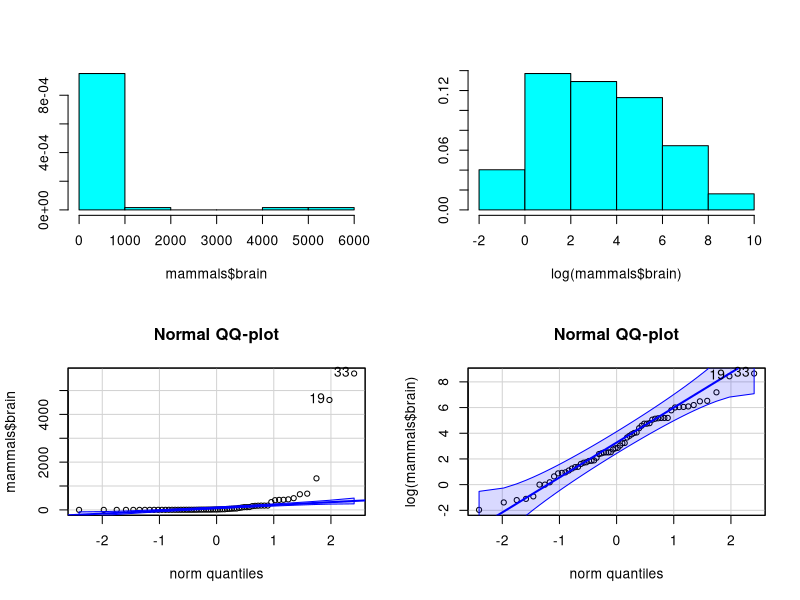
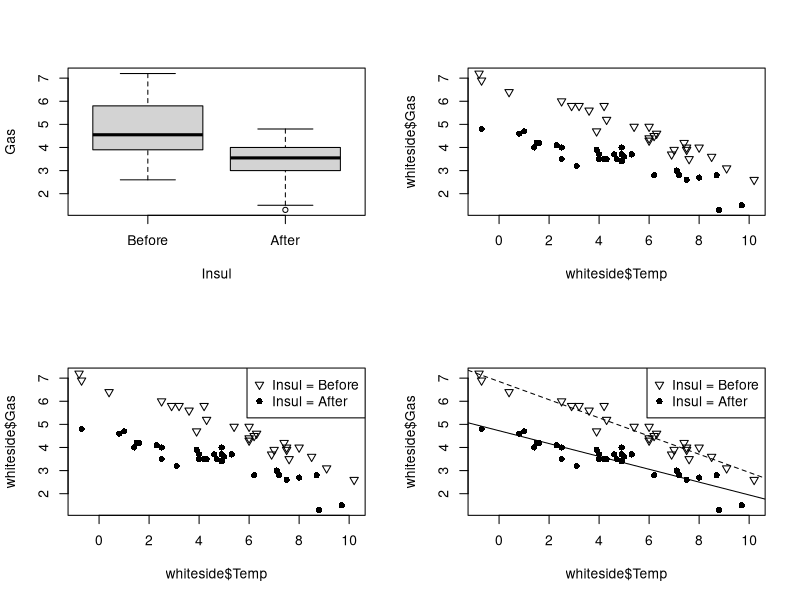

Recreate these plots in R, in order.
## ---- chunk 1
knitr::opts_chunk$set(echo = TRUE)
## ---- chunk 2
   head(mtcars)
## ---- chunk 3
library(MASS)
library(car)
par(mfrow=c(2,2))
truehist(mammals$brain)
truehist(log(mammals$brain))
qqPlot(mammals$brain)
title("Normal QQ-plot")
qqPlot(log(mammals$brain))
title("Normal QQ-plot")
## ---- chunk 4
   head(whiteside)
## ---- chunk 5
   str(whiteside)
## ---- chunk 6
  x <- as.character(whiteside$Insul)
  str(x)
## ---- chunk 7
summary(whiteside)
## ---- chunk 8
boxplot(Gas ~ Insul, data = whiteside)
## ---- chunk 9
plot(whiteside$Temp, whiteside$Gas, pch=c(6,16)[whiteside$Insul])
## ---- chunk 10
plot(whiteside$Temp, whiteside$Gas, pch=c(6,16)[whiteside$Insul])
legend(x="topright",legend=c("Insul = Before","Insul = After"), pch=c(6,16))
## ---- chunk 11
plot(whiteside$Temp, whiteside$Gas, pch=c(6,16)[whiteside$Insul])
legend(x="topright",legend=c("Insul = Before","Insul = After"), pch=c(6,16))
Model1 <- lm(Gas ~ Temp, data = whiteside, subset = which(Insul == "Before"))
Model2 <- lm(Gas ~ Temp, data = whiteside, subset = which(Insul == "After"))
abline(Model1, lty=2)
abline(Model2)
